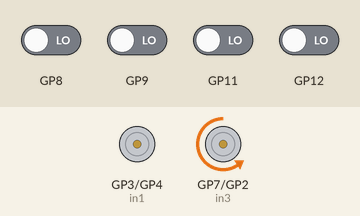
A sketch run on a simulated Raspberry Pi Pico. Parts: motor-driver pin pairs drawn as motors (green arrow = first pin HIGH = forward, orange = second pin HIGH = backward, longer = more drive, scaled by the enable pin). The inputs (shaded band) are chosen by the test bench; at power-on: GP8, GP9, GP11, GP12 LOW. What the sketch prints to the serial monitor is not drawn.

Above: at 4.0 s.
4.1 s: GP9 driven HIGH
At 5.3 s:
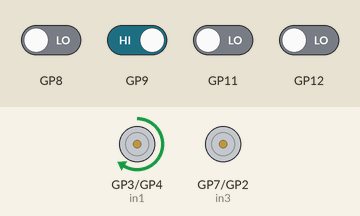
5.6 s: GP8 driven HIGH
At 6.4 s:
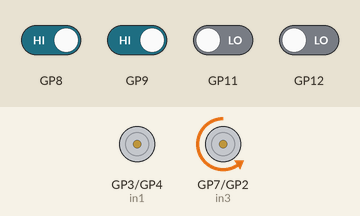
7.9 s: GP11 driven HIGH
10.0 s: GP12 driven HIGH
12.1 s: GP8 driven LOW
At 12.5 s:
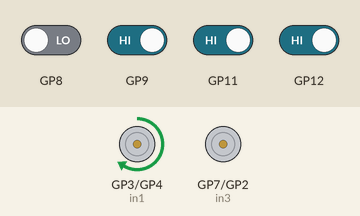
14.2 s: GP9 driven LOW
At 15.3 s:
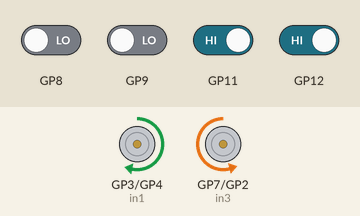
Timing chart, 0 to 16.7 s (numbered marks = the images above; inputs shaded):
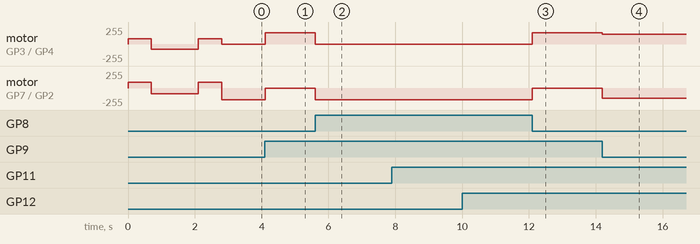

The sketch:

most_of_robot.ino
```cpp
//motor stuff-------------------------
const int in1 = 3;
const int in2 = 4;
const int in3 = 7;
const int in4 = 2;
const int en1 = 6;
const int en2 = 5;
int speed = 80;

// ultrasonic stuff-------------------


const int pingPin = 10;

// defines variables
unsigned long duration;
unsigned int distance;


unsigned long previousMillis2;
unsigned long distanceMillis;

bool Flag1 = false;
bool Flag2 = false;
//line array stuff-------------------

#include <QTRSensors.h>
#include <stdint.h>

QTRSensors qtr;

const uint8_t SensorCount = 4 ;

//colour sensor stuff----------------
#define S0 A0
#define S1 A1
#define S2 A2
#define S3 A3
#define sensorOut A4
#define OE A5

int green[] = {55, 61, 80};
int blue[] = {155, 145, 150};
//int purple[] = {,,};
//int yellow[] = {,,};


bool greenFlag[] = {false, false, false};
bool purpleFlag[] = {false, false, false};


int difference = 0;
int frequency = 0;


void setup()
{
  Serial.begin(9600);
  Serial.println("Hiasdijasidjads");
  // All motor control pins are outputs
  pinMode(in1, OUTPUT);
  pinMode(in2, OUTPUT);
  pinMode(in3, OUTPUT);
  pinMode(in4, OUTPUT);
  pinMode(en1, OUTPUT);
  pinMode(en2, OUTPUT);


  //lines
  qtr.setTypeRC();
  qtr.setSensorPins((const uint8_t[]) {
    9, 11, 12, 8
  }, SensorCount);

  auto motorTime = 700u;

  rightForward();
  leftBack();

  auto changeDirectionTime = millis() + motorTime;
  while (millis() < changeDirectionTime) qtr.calibrate();

  leftForward();
  rightBack();

  changeDirectionTime = millis() + motorTime * 2;
  while (millis() < changeDirectionTime) qtr.calibrate();

  rightForward();
  leftBack();

  changeDirectionTime = millis() + motorTime;
  while (millis() < changeDirectionTime) qtr.calibrate();
  endLeft();
  endRight();


}


long microsecondsToCentimeters(long microseconds) {
  // The speed of sound is 340 m/s or 29 microseconds per centimeter.
  // The ping travels out and back, so to find the distance of the object we
  // take half of the distance travelled.
  return microseconds / 29 / 2;
}

long getDistance()
{
  // establish variables for duration of the ping, and the distance result
  // in inches and centimeters:


  // The PING))) is triggered by a HIGH pulse of 2 or more microseconds.
  // Give a short LOW pulse beforehand to ensure a clean HIGH pulse:
  pinMode(pingPin, OUTPUT);
  digitalWrite(pingPin, LOW);
  delayMicroseconds(2);
  digitalWrite(pingPin, HIGH);
  delayMicroseconds(5);
  digitalWrite(pingPin, LOW);

  // The same pin is used to read the signal from the PING))): a HIGH pulse
  // whose duration is the time (in microseconds) from the sending of the ping
  // to the reception of its echo off of an object.
  pinMode(pingPin, INPUT);
  return pulseIn(pingPin, HIGH);

}


void ultrasonicScan() {

  auto scanTime = 3000u;

  auto startTime = millis();
  long lowest = 9999999;
  auto changeDirection = startTime + scanTime;
  long lowestTime;

  rightForward();
  leftBack();
  // spin anti-clockwise scanning for closest object
  Serial.println("start");

  while (millis() < changeDirection) {
    auto distance = getDistance();

    if (distance < lowest) {
      lowestTime = millis() - startTime;
      lowest = distance;
      Serial.println(lowest);
    }
  }
  Serial.println("second part");
  //return microsecondsToCentimeters(duration);

  Serial.println("third");
  // continue spin until we end up pointing at closest object

  changeDirection = millis() + scanTime - lowestTime;
  while (true) {
    auto distance = getDistance();
    Serial.println(distance);
    if (distance < lowest + 96) {
      break;
    }
  }

  Serial.println("four");
#if 0
  changeDirection = millis() + 100000;

  bool motorToggle = false;
  lowest = getDistance();

  leftForward();
  rightForward();


  while (millis() < changeDirection) {

    auto current = getDistance();


    /* if (current > lowest) {
       // if (motorToggle) {
       leftForward();
       endRight();
      }
      if (lowest > current) {
       rightForward();
       endLeft();
      }

      else {

      }
      motorToggle ^= 1;

      lowest = current;
    */
  }


#endif
  Serial.println("end");

  endRight();
  endLeft();
}


void rightForward()   //run right motor

{
  // turn on motor A
  analogWrite(en1, speed);

  digitalWrite(in1, HIGH);

  digitalWrite(in2, LOW);


}

void rightBack()   //run right motor

{
  // turn on motor A
  analogWrite(en1, speed);

  digitalWrite(in1, LOW);

  digitalWrite(in2, HIGH);


}

void endRight()
{
  digitalWrite(in1, LOW);

  digitalWrite(in2, LOW);
}


void leftBack()   //run left motor

{
  // turn on motor A
  analogWrite(en2, speed + 5);

  digitalWrite(in3, HIGH);

  digitalWrite(in4, LOW);


}

void leftForward()
{
  analogWrite(en2, speed + 5);

  digitalWrite(in3, LOW);

  digitalWrite(in4, HIGH);


}

void endLeft()
{
  digitalWrite(in3, LOW);

  digitalWrite(in4, LOW);
}


void motorControl(int32_t left, int32_t right)   //run both motor

{
  // turn on motor A
  int32_t speed = abs(left) + 75;
  if (speed > 255) speed = 255;

  analogWrite(en2, speed);

  if (left < 0) {
    digitalWrite(in3, HIGH);
    digitalWrite(in4, LOW);
  }

  else if (left > 0) {
    digitalWrite(in3, LOW);
    digitalWrite(in4, HIGH);
  }
  else {
    digitalWrite(in3, LOW);
    digitalWrite(in4, LOW);
  }

  speed = abs(right) + 70;
  if (speed > 255) speed = 255;

  analogWrite(en1, speed);

  if (right < 0) {
    digitalWrite(in1, LOW);
    digitalWrite(in2, HIGH);
  }
  else if (right > 0) {
    digitalWrite(in1, HIGH);
    digitalWrite(in2, LOW);
  }
  else {
    digitalWrite(in2, LOW);
    digitalWrite(in1, LOW);
  }
}


struct FourPointLSQQuadratic
{
  // a, b & c scaled by 1280
  int32_t a, b, c, sum;

  FourPointLSQQuadratic(uint16_t* x /* expect 4 value sensor array*/)
  {
    // ensure input data processed as 32 bit
    int32_t x0 = x[0], x1 = x[1], x2 = x[2], x3 = x[3];

    // calculate correlation scores
    int32_t y0 = 9 * (x0 + x3) + x1 + x2;
    sum = x0 + x1 + x2 + x3;

    // determine quadratic coefficients
    a = 80 * y0 - 400 * sum;
    b = -384 * x0 - 128 * x1 + 128 * x2 + 384 * x3;
    c = -100 * y0 + 820 * sum;
  }
};


void loop1()
{
  /*
    getDistance();

    qtr.read(sensorValues);

    // print the sensor values as numbers from 0 to 1023, where 0 means maximum

    // reflectance and 1023 means minimum reflectance

    for (uint8_t i = 0; i < SensorCount; i++)

    {

      Serial.print(sensorValues[i]);

      Serial.print('\t');

    }

    auto position = qtr.readLineBlack(sensorValues);
    Serial.println(position);
    auto error = 1500 - position;

    //en1 is right, en2 is left

    if (error < 0)
    {
    //   en1 = position //scale stuff/
    }

    if (error > 0)
    {
      //en2 = position //scale

    }


    //  range 0-3000
    //0 is sensor 0 and 3000 is sensor 3 with the line being directly under

    if (sensorValues[0] > 0)//readCalibrated(calibrationOff)))
    {
      leftForward();

    }

    if (sensorValues[1] > readCalibrated(calibrationOff))
    {
      rightForward();

    }

    else if(){
      leftForward();
      rightForward();
  */
}


void loop()
{


  //ultrasonicScan();
  //delay(99999999);


  uint16_t data[4];

  qtr.readCalibrated(data);


  for (int x : data)
  {
    Serial.print(x);
    Serial.print('\t');
  }


  if (data[0] + 50 < data[1] && data[3] + 50 < data[2]) {

    FourPointLSQQuadratic lsq(data);
    Serial.print(-lsq.b * 100 / (2 * lsq.a));
    auto center = -lsq.b * 100 / (2 * lsq.a);

    if (center < 0)
      motorControl(speed - center, speed);
    else

      motorControl(speed, speed - center);
  }
  else {
    if (data[0] > data[3])motorControl(0, 100);
    else motorControl(100, 0);

  }

}
```

Measured:
- after the input at 4.1 s, motor on GP3 (in1) / GP4 (in2): stopped → forward 170/255 at once; motor on GP7 (in3) / GP2 (in4): backward 175/255 → stopped at once
- after the input at 5.6 s, motor on GP3 (in1) / GP4 (in2): forward 170/255 → stopped at once; motor on GP7 (in3) / GP2 (in4): stopped → backward 175/255 at once
- after the input at 7.9 s, every drawn part: stays the same
- after the input at 10.0 s, every drawn part: stays the same
- after the input at 12.1 s, motor on GP3 (in1) / GP4 (in2): stopped → forward 170/255 at once; motor on GP7 (in3) / GP2 (in4): backward 175/255 → stopped at once
- after the input at 14.2 s, motor on GP3 (in1) / GP4 (in2): forward 170/255 → forward 150/255 at once; motor on GP7 (in3) / GP2 (in4): stopped → backward 155/255 at once
